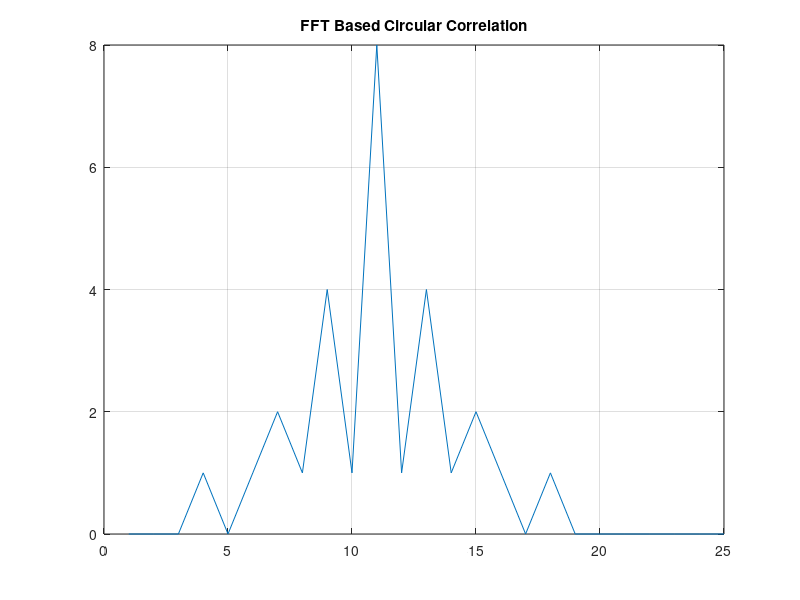

Write the MATLAB code that produced this figure.
clc;
clear;
close all;

%% SIGNALS

x = [1 1 1 -1 -1 1 1 -1];

delay = 10;

y = [zeros(1,delay) x];

%% ZERO PADDING

N = length(x) + length(y) - 1;

x_pad = [x zeros(1,N-length(x))];

y_pad = [y zeros(1,N-length(y))];

%% FFT

X = fft(x_pad);

Y = fft(y_pad);

%% CIRCULAR CORRELATION

R = ifft(conj(X).*Y);

%% PLOT

figure;
plot(abs(R))
title('FFT Based Circular Correlation')
grid on
